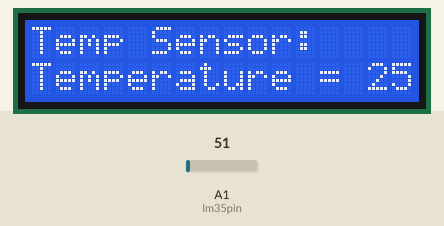
Bench run of a sketch on a simulated Arduino Uno, built with avr-gcc and run on an emulated ATmega328P. Shown: 16×2 character LCD. The test bench sets the inputs (shaded band); at power-on: A1 (lm35pin) = 51. What the sketch prints to the serial monitor is not drawn.

Above: at 1.2 s.
1.3 s: A1 (lm35pin) set to 22
At 2.7 s:
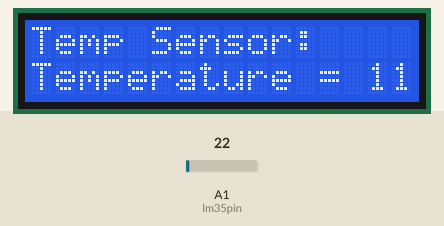
3.0 s: A1 (lm35pin) set to 17
At 4.2 s:
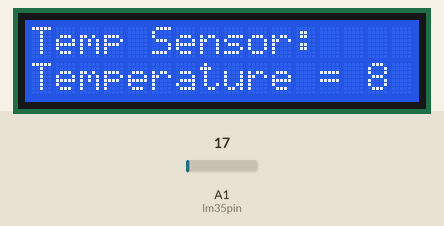
4.5 s: A1 (lm35pin) set to 30
At 6.0 s:
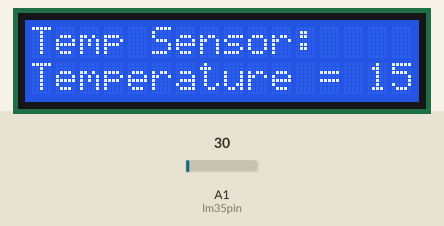
Timing chart, 0 to 7.5 s (numbered marks = the images above; inputs shaded):
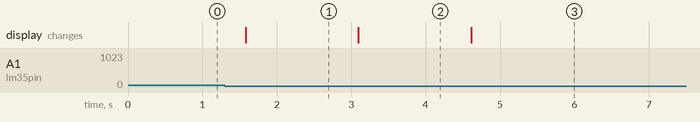

Measured:
- the behaviour switches between 20 and 19 on A1 (lm35pin) (found by bisection; images 1 and 2)
- after the input at 1.3 s, the display: changes after 0.28 s (image 1)
- after the input at 3.0 s, the display: changes after 0.10 s (image 2)
- after the input at 4.5 s, the display: changes after 0.11 s (image 3)

The sketch:

LCDwithTempSensor.ino
```cpp
#include <LiquidCrystal.h>

const int rs = 12, en = 11, d4 = 5, d5 = 4, d6 = 3, d7 = 2;
LiquidCrystal lcd(rs, en, d4, d5, d6, d7);

const int lm35pin = A1;

void setup() {
  Serial.begin(9600);
  lcd.begin(16, 2);
  lcd.print("Temp Sensor:");
}

void loop() {

  int temp_adc_val;
int temp_val;

  temp_adc_val = analogRead(lm35pin);	/* Read Temperature */
  temp_val = (temp_adc_val * 5);	/* Convert adc value to equivalent voltage */
  temp_val = (temp_val/10);	/* LM35 gives output of 10mv/°C */

  lcd.setCursor(0,1);
  lcd.print("Temperature = ");
  lcd.print(temp_val);
  Serial.print("#");
  Serial.print(temp_val);
  Serial.print("@");
  lcd.print(" Degree Celsius\n");
  delay(500);
}
```
